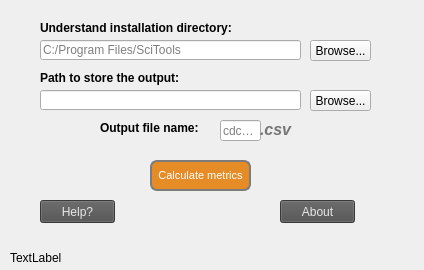
<?xml version="1.0" encoding="UTF-8"?>
<ui version="4.0">
 <class>Metrics</class>
 <widget class="QDialog" name="Metrics">
  <property name="geometry">
   <rect>
    <x>0</x>
    <y>0</y>
    <width>424</width>
    <height>270</height>
   </rect>
  </property>
  <property name="cursor">
   <cursorShape>PointingHandCursor</cursorShape>
  </property>
  <property name="windowTitle">
   <string>Metrics</string>
  </property>
  <property name="toolTip">
   <string/>
  </property>
  <widget class="QLineEdit" name="lineEdit_2">
   <property name="geometry">
    <rect>
     <x>40</x>
     <y>40</y>
     <width>261</width>
     <height>20</height>
    </rect>
   </property>
   <property name="cursor">
    <cursorShape>ArrowCursor</cursorShape>
   </property>
   <property name="toolTip">
    <string>&lt;html&gt;&lt;head/&gt;&lt;body&gt;&lt;p&gt;&lt;span style=&quot; font-style:italic;&quot;&gt;Ex: &lt;/span&gt;&lt;span style=&quot; font-weight:600;&quot;&gt;C:\Program Files\SciTools&lt;/span&gt;&lt;/p&gt;&lt;/body&gt;&lt;/html&gt;</string>
   </property>
   <property name="placeholderText">
    <string>C:/Program Files/SciTools</string>
   </property>
  </widget>
  <widget class="QLabel" name="label_2">
   <property name="geometry">
    <rect>
     <x>40</x>
     <y>20</y>
     <width>261</width>
     <height>16</height>
    </rect>
   </property>
   <property name="font">
    <font>
     <weight>75</weight>
     <bold>true</bold>
    </font>
   </property>
   <property name="text">
    <string>&lt;html&gt;&lt;head/&gt;&lt;body&gt;&lt;p&gt;&lt;span style=&quot; font-size:9pt;&quot;&gt;Understand installation directory:&lt;/span&gt;&lt;/p&gt;&lt;/body&gt;&lt;/html&gt;</string>
   </property>
  </widget>
  <widget class="QPushButton" name="pushButton">
   <property name="geometry">
    <rect>
     <x>150</x>
     <y>160</y>
     <width>101</width>
     <height>31</height>
    </rect>
   </property>
   <property name="font">
    <font>
     <pointsize>8</pointsize>
     <weight>50</weight>
     <bold>false</bold>
    </font>
   </property>
   <property name="cursor">
    <cursorShape>PointingHandCursor</cursorShape>
   </property>
   <property name="styleSheet">
    <string notr="true">border-radius:7%;
border:2px solid;
border-color: rgb(124, 124, 124);
background-color: rgb(229, 140, 38);
color:white;</string>
   </property>
   <property name="text">
    <string>Calculate metrics</string>
   </property>
  </widget>
  <widget class="QToolButton" name="toolButton">
   <property name="geometry">
    <rect>
     <x>310</x>
     <y>40</y>
     <width>61</width>
     <height>21</height>
    </rect>
   </property>
   <property name="text">
    <string>Browse...</string>
   </property>
  </widget>
  <widget class="QLabel" name="label_3">
   <property name="geometry">
    <rect>
     <x>10</x>
     <y>250</y>
     <width>91</width>
     <height>16</height>
    </rect>
   </property>
   <property name="font">
    <font>
     <family>Segoe UI</family>
     <pointsize>9</pointsize>
    </font>
   </property>
   <property name="text">
    <string>TextLabel</string>
   </property>
  </widget>
  <widget class="QLabel" name="label_4">
   <property name="geometry">
    <rect>
     <x>100</x>
     <y>120</y>
     <width>111</width>
     <height>16</height>
    </rect>
   </property>
   <property name="font">
    <font>
     <weight>75</weight>
     <bold>true</bold>
    </font>
   </property>
   <property name="text">
    <string>&lt;html&gt;&lt;head/&gt;&lt;body&gt;&lt;p&gt;&lt;span style=&quot; font-size:9pt;&quot;&gt;Output file name:&lt;/span&gt;&lt;/p&gt;&lt;/body&gt;&lt;/html&gt;</string>
   </property>
  </widget>
  <widget class="QLineEdit" name="lineEdit_3">
   <property name="geometry">
    <rect>
     <x>220</x>
     <y>120</y>
     <width>41</width>
     <height>21</height>
    </rect>
   </property>
   <property name="cursor">
    <cursorShape>ArrowCursor</cursorShape>
   </property>
   <property name="toolTip">
    <string>&lt;html&gt;&lt;head/&gt;&lt;body&gt;&lt;p&gt;&lt;span style=&quot; font-style:italic;&quot;&gt;Ex: ant12, rat23&lt;/span&gt;&lt;/p&gt;&lt;/body&gt;&lt;/html&gt;</string>
   </property>
   <property name="placeholderText">
    <string>cdcum</string>
   </property>
  </widget>
  <widget class="QLabel" name="label_5">
   <property name="geometry">
    <rect>
     <x>260</x>
     <y>120</y>
     <width>41</width>
     <height>16</height>
    </rect>
   </property>
   <property name="styleSheet">
    <string notr="true">color: rgb(117, 117, 117);</string>
   </property>
   <property name="text">
    <string>&lt;html&gt;&lt;head/&gt;&lt;body&gt;&lt;p&gt;&lt;span style=&quot; font-size:12pt; font-weight:600; font-style:italic;&quot;&gt;.csv&lt;/span&gt;&lt;/p&gt;&lt;/body&gt;&lt;/html&gt;</string>
   </property>
  </widget>
  <widget class="QLabel" name="label_6">
   <property name="geometry">
    <rect>
     <x>180</x>
     <y>200</y>
     <width>41</width>
     <height>41</height>
    </rect>
   </property>
   <property name="toolTip">
    <string>&lt;html&gt;&lt;head/&gt;&lt;body&gt;&lt;p&gt;SciTools Understand&lt;/p&gt;&lt;/body&gt;&lt;/html&gt;</string>
   </property>
   <property name="styleSheet">
    <string notr="true">image: url(:/imgs/nsit_sm.jpg);</string>
   </property>
   <property name="text">
    <string/>
   </property>
  </widget>
  <widget class="QPushButton" name="pushButton_2">
   <property name="geometry">
    <rect>
     <x>280</x>
     <y>200</y>
     <width>75</width>
     <height>23</height>
    </rect>
   </property>
   <property name="styleSheet">
    <string notr="true">background-color: rgb(79, 79, 79);
color: rgb(231, 231, 231);</string>
   </property>
   <property name="text">
    <string>About</string>
   </property>
  </widget>
  <widget class="QPushButton" name="pushButton_3">
   <property name="geometry">
    <rect>
     <x>40</x>
     <y>200</y>
     <width>75</width>
     <height>23</height>
    </rect>
   </property>
   <property name="styleSheet">
    <string notr="true">background-color: rgb(79, 79, 79);
color: rgb(231, 231, 231);</string>
   </property>
   <property name="text">
    <string>Help?</string>
   </property>
  </widget>
  <widget class="QLabel" name="label_7">
   <property name="geometry">
    <rect>
     <x>40</x>
     <y>70</y>
     <width>261</width>
     <height>16</height>
    </rect>
   </property>
   <property name="font">
    <font>
     <weight>75</weight>
     <bold>true</bold>
    </font>
   </property>
   <property name="text">
    <string>&lt;html&gt;&lt;head/&gt;&lt;body&gt;&lt;p&gt;&lt;span style=&quot; font-size:9pt;&quot;&gt;Path to store the output:&lt;/span&gt;&lt;/p&gt;&lt;/body&gt;&lt;/html&gt;</string>
   </property>
  </widget>
  <widget class="QLineEdit" name="lineEdit_4">
   <property name="geometry">
    <rect>
     <x>40</x>
     <y>90</y>
     <width>261</width>
     <height>20</height>
    </rect>
   </property>
   <property name="cursor">
    <cursorShape>ArrowCursor</cursorShape>
   </property>
   <property name="toolTip">
    <string>&lt;html&gt;&lt;head/&gt;&lt;body&gt;&lt;p&gt;Optional&lt;/p&gt;&lt;/body&gt;&lt;/html&gt;</string>
   </property>
   <property name="placeholderText">
    <string/>
   </property>
  </widget>
  <widget class="QToolButton" name="toolButton_2">
   <property name="geometry">
    <rect>
     <x>310</x>
     <y>90</y>
     <width>61</width>
     <height>21</height>
    </rect>
   </property>
   <property name="text">
    <string>Browse...</string>
   </property>
  </widget>
 </widget>
 <resources/>
 <connections/>
</ui>
